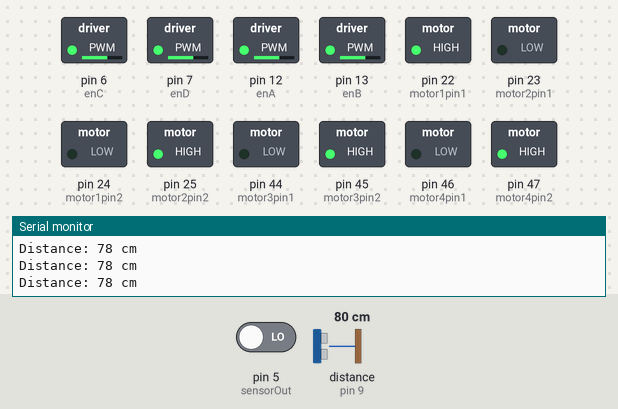
Simulated run of this sketch. Board: Arduino Mega 2560, built with avr-gcc and run on an emulated ATmega2560. On the bench: switched loads named in the sketch (green lamp = pin HIGH), the last lines printed to the serial monitor. Wiring (inferred from the names in the program): ultrasonic range finder: trigger pin 10; echo pin 9. The inputs (shaded band) are chosen by the test bench; at power-on: distance to the obstacle (sensor on pin 9) 80 cm, pin 5 (sensorOut) LOW. The echo pulse lasts 58.3 µs per cm; pins used as bus, display or sensor lines are not drawn.

Above: at 1.2 s.
1.3 s: distance to the obstacle (sensor on pin 9) set to 28 cm
2.8 s: distance to the obstacle (sensor on pin 9) set to 23 cm
At 3.6 s:
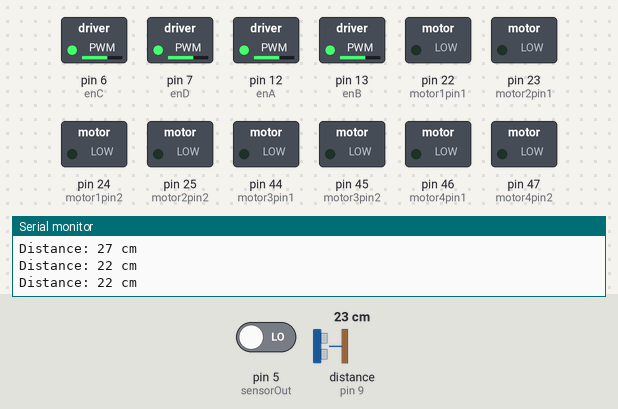
Timing chart, 0 to 5.8 s (numbered marks = the images above; inputs shaded):
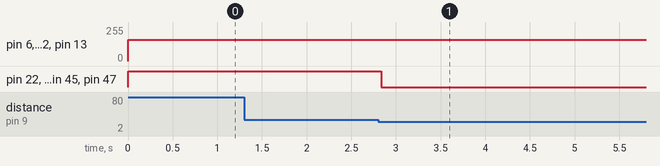

The sketch:

motor_color_ultra.ino
```cpp
// Motors
int motor1pin1 = 22;
int motor1pin2 = 24;
int enA = 12;

int motor2pin1 = 23;
int motor2pin2 = 25;
int enB = 13;

int motor3pin1 = 44;
int motor3pin2 = 45;
int enC = 6;

int motor4pin1 = 46;
int motor4pin2 = 47;
int enD = 7;

bool horizontal = false;
bool lastStep = false;
bool straight = false;
// Ultra Sound
#define echoPin 9
#define trigPin 10
long duration; // variable for the duration of sound wave travel
int distance;


// Color Sensor
#define S0 1
#define S1 2
#define S2 3
#define S3 4
#define sensorOut 5
int frequencyRed = 0;
int frequencyGreen = 0;
int frequencyBlue = 0;

bool a = false;

// This function lets you control speed of the motors
void speedControl() {
  // Turn on motors
  int i = 160;
  int l = 140;
  analogWrite(enA, i);
  analogWrite(enB, i);
  analogWrite(enC, i);
  analogWrite(enD, i); //170
}
void speedControl2(int x) {
  // Turn on motors
  int i = 200;
  int l = 140;
  analogWrite(enA, i);
  analogWrite(enB, i);
  analogWrite(enC, i);
  analogWrite(enD, 155); //170
//  if(x == 1)
//    analogWrite(enA, 160);  //190
//  else if(x == 2)
//    analogWrite(enA, 160);
//  analogWrite(enB, 220);
//  if(x == 1)
//    analogWrite(enC, 200);
//  else if(x == 2)
//    analogWrite(enC, 175);
//  analogWrite(enD, 220); // 255

}
void stopMovement(){
  digitalWrite(motor1pin1, LOW);
  digitalWrite(motor1pin2, LOW);
  digitalWrite(motor2pin2, LOW);
  digitalWrite(motor2pin1, LOW);
  digitalWrite(motor3pin1, LOW);
  digitalWrite(motor3pin2, LOW);
  digitalWrite(motor4pin2, LOW);
  digitalWrite(motor4pin1, LOW);
}

void driveLeft(){
  digitalWrite(motor1pin1, LOW);
  digitalWrite(motor1pin2, HIGH);
  digitalWrite(motor2pin2, HIGH);
  digitalWrite(motor2pin1, LOW);
  digitalWrite(motor3pin1, LOW);
  digitalWrite(motor3pin2, HIGH);
  digitalWrite(motor4pin2, LOW);
  digitalWrite(motor4pin1, HIGH);
  speedControl2(2);
}

void driveRight() {
  digitalWrite(motor1pin1, HIGH);
  digitalWrite(motor1pin2, LOW);
  digitalWrite(motor2pin2, LOW);
  digitalWrite(motor2pin1, HIGH);
  digitalWrite(motor3pin1, HIGH);
  digitalWrite(motor3pin2, LOW);
  digitalWrite(motor4pin2, HIGH);
  digitalWrite(motor4pin1, LOW);
  speedControl2(1);
}

void driveBackward(){
  digitalWrite(motor1pin1, LOW);
  digitalWrite(motor1pin2, HIGH);
  digitalWrite(motor2pin2, LOW);
  digitalWrite(motor2pin1, HIGH);
  digitalWrite(motor3pin1, HIGH);
  digitalWrite(motor3pin2, LOW);
  digitalWrite(motor4pin2, LOW);
  digitalWrite(motor4pin1, HIGH);
  speedControl();
}


void driveForward(){

  digitalWrite(motor3pin1, LOW);
  digitalWrite(motor3pin2, HIGH);
  digitalWrite(motor4pin2, HIGH);
  digitalWrite(motor4pin1, LOW);
   digitalWrite(motor1pin1, HIGH);
  digitalWrite(motor1pin2, LOW);
  digitalWrite(motor2pin2, HIGH);
  digitalWrite(motor2pin1, LOW);
  speedControl();
}


void setup() {
  // put your setup code here, to run once:
  pinMode(motor1pin1, OUTPUT);
  pinMode(motor1pin2, OUTPUT);
  pinMode(enA, OUTPUT);
  pinMode(motor2pin1, OUTPUT);
  pinMode(motor2pin2, OUTPUT);
  pinMode(enB, OUTPUT);
  pinMode(motor3pin1, OUTPUT);
  pinMode(motor3pin2, OUTPUT);
  pinMode(enC, OUTPUT);
  pinMode(motor4pin1, OUTPUT);
  pinMode(motor4pin2, OUTPUT);
  pinMode(enD, OUTPUT);

  // Ultra Sound
  pinMode(trigPin, OUTPUT); // Sets the trigPin as an OUTPUT
  pinMode(echoPin, INPUT); // Sets the echoPin as an INPUT
  Serial.begin(9600);

  // Color Sensor
  pinMode(S0, OUTPUT);
  pinMode(S1, OUTPUT);
  pinMode(S2, OUTPUT);
  pinMode(S3, OUTPUT);
  pinMode(sensorOut, INPUT);

  // Setting frequency-scaling to 20%
  digitalWrite(S0,HIGH);
  digitalWrite(S1,LOW);
}

int getColor(int x){
  // Setting red filtered photodiodes to be read
  digitalWrite(S2,LOW);
  digitalWrite(S3,LOW);
  // Reading the output frequency
  frequencyRed = pulseIn(sensorOut, LOW);
  // Printing the value on the serial monitor
  Serial.print("R= ");//printing name
  Serial.print(frequencyRed);//printing RED color frequency
  Serial.print("  ");
//  delay(100);
  // Setting Green filtered photodiodes to be read
  digitalWrite(S2,HIGH);
  digitalWrite(S3,HIGH);
  // Reading the output frequency
  frequencyGreen = pulseIn(sensorOut, LOW);
  // Printing the value on the serial monitor
  Serial.print("G= ");//printing name
  Serial.print(frequencyGreen);//printing RED color frequency
  Serial.print("  ");
//  delay(100);
  // Setting Blue filtered photodiodes to be read
  digitalWrite(S2,LOW);
  digitalWrite(S3,HIGH);
  // Reading the output frequency
  frequencyBlue = pulseIn(sensorOut, LOW);
  // Printing the value on the serial monitor
  Serial.print("B= ");//printing name
  Serial.print(frequencyBlue);//printing RED color frequency
  Serial.println("  ");


  // 1 = red   2 = green
  if(x == 1){
    if(frequencyRed < frequencyGreen)
      return 1;
    else if(frequencyGreen < frequencyRed)
      return 2;
  }
  // 1 = Red   2 = Blue
  if(x == 2){
    if(frequencyRed < frequencyBlue)
      return 1;
    else if(frequencyBlue < frequencyRed)
      return 2;
  }


}
void getDistance() {
  // Clears the trigPin condition
  digitalWrite(trigPin, LOW);
  delayMicroseconds(2);
  // Sets the trigPin HIGH (ACTIVE) for 10 microseconds
  digitalWrite(trigPin, HIGH);
  delayMicroseconds(10);
  digitalWrite(trigPin, LOW);
  // Reads the echoPin, returns the sound wave travel time in microseconds

  duration = pulseIn(echoPin, HIGH);
  // Calculating the distance
  distance = duration * 0.034 / 2; // Speed of sound wave divided by 2 (go and back)
 // Displays the distance on the Serial Monitor
  Serial.print("Distance: ");
  Serial.print(distance);
  Serial.println(" cm");
}

void loop() {
    driveForward();
    getDistance();
    horizontal = false;
    while(distance < 25){
      getDistance();
      if(straight == false){
        stopMovement();
        delay(750);
      }
      horizontal = true;
      if(getColor(1) == 1){
        Serial.print("Red");
        straight = true;
        driveRight();
      }
      else if(getColor(1) == 2){
        Serial.print("Green");
        lastStep = true;
        straight = true;
        driveLeft();
      }
      else if(lastStep == true){
        int val = getColor(2);
        if(val == 1)
          driveRight();
        else if(val == 2)
          driveLeft();
      }
    }
    getDistance();
    if(horizontal == true && distance > 25){
      delay(150);
      stopMovement();
      delay(100);
      straight = false;
    }
}
```

Measured:
- the behaviour switches between 26 and 25 cm on distance to the obstacle (sensor on pin 9) (found by bisection; images 0 and 1)
- after the input at 2.8 s, pin 22 (motor1pin1), pin 25 (motor2pin2), pin 45 (motor3pin2), pin 47 (motor4pin2): HIGH → LOW at once
